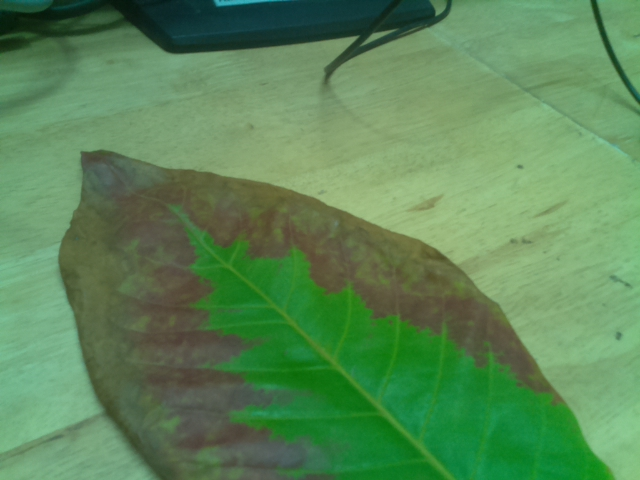
#> input picture data/badam/bad/0000.jpg, 640 x 480 px, given as the content of the folder ../data/rose/anthracnose/, which was not available
$ python feature_ext.py   (older library calls are emulated)
#> lines starting #> are read from the running program, lines starting #| are printed output that depends on the picture; pictures that were not available may be replaced by others from this repository, and a replacement may not be noted
import numpy as np
import os
import matplotlib.pyplot as pyplot
from skimage.feature import greycomatrix,greycoprops
import pandas as pd
import cv2
from skimage.measure import label,regionprops
import skimage
slices=[]
proList = ['contrast', 'dissimilarity', 'homogeneity', 'ASM', 'energy']
featlist = ['contrast', 'dissimilarity', 'homogeneity', 'ASM', 'energy','hue','value', 'saturaton','path','label']
properties =np.zeros(6)
glcmMatrix = []
final=[]
crop = "rose"
folders = ["anthracnose","mildew","rust","spot"]
# folders = ["blight","rust","mildew"]
for folder in folders:
    print(folder)
    labell=folders.index(folder)
    INPUT_SCAN_FOLDER="../data/"+crop+"/"+folder+"/"

    image_folder_list = os.listdir(INPUT_SCAN_FOLDER)

    for i in range(len(image_folder_list)):

        abc =cv2.imread(INPUT_SCAN_FOLDER+image_folder_list[i])
#> abc is the input picture: shape (480, 640, 3); mean B, G, R 88, 135.9, 91.6

        gray_image = cv2.cvtColor(abc, cv2.COLOR_BGR2GRAY)
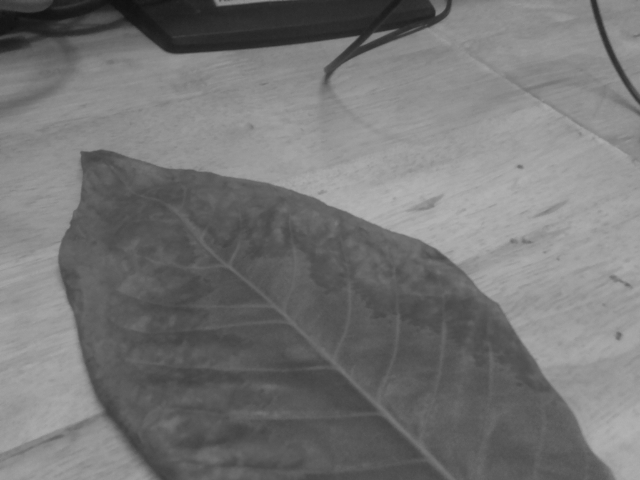
#> gray_image: shape (480, 640); min 16, max 181, mean 117.2
        hsv = cv2.cvtColor(abc, cv2.COLOR_BGR2HSV)
#> hsv: shape (480, 640, 3); mean H, S, V 55.3, 105.4, 136.2
        h,s,v = cv2.split(hsv)
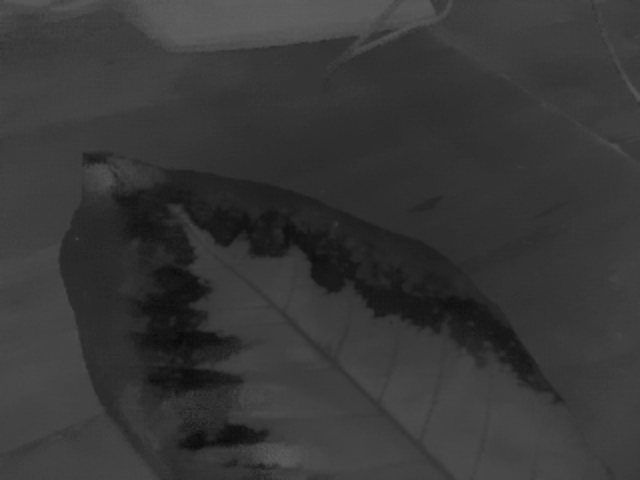
#> h: shape (480, 640); min 10, max 95, mean 55.3
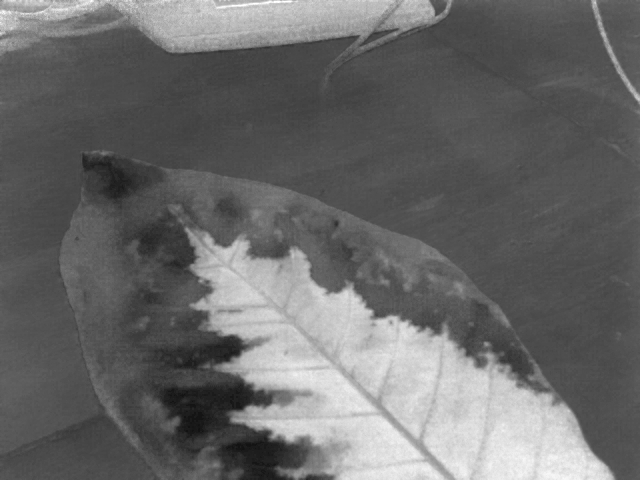
#> s: shape (480, 640); min 17, max 255, mean 105.4
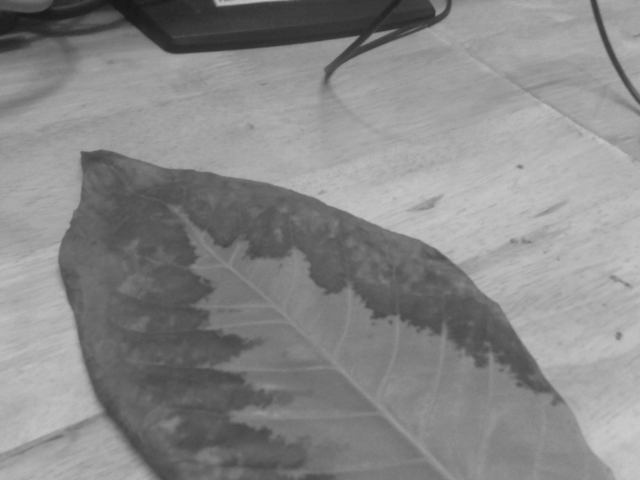
#> v: shape (480, 640); min 22, max 204, mean 136.2
        h_mean = np.mean(h)
#> h_mean = 55.25
        h_mean = np.mean(h_mean)

        s_mean = np.mean(s)
#> s_mean = 105.4
        s_mean = np.mean(s_mean)

        v_mean = np.mean(v)
#> v_mean = 136.2
        v_mean = np.mean(v_mean)


        # images = images.f.arr_0
        print(image_folder_list[i])


        glcmMatrix = (greycomatrix(gray_image, [1], [0], levels=2 ** 8))
        for j in range(0, len(proList)):
            properties[j] = (greycoprops(glcmMatrix, prop=proList[j]))
#> after the loop, properties = [7.16, 1.58, 0.484, 0.00198, 0.0445, 0]

        features = np.array(
            [properties[0], properties[1], properties[2], properties[3], properties[4],h_mean,s_mean,v_mean,INPUT_SCAN_FOLDER+image_folder_list[i],labell])
        final.append(features)

df = pd.DataFrame(final, columns=featlist)
filepath =  crop+"Final.xlsx"
df.to_excel(filepath)
